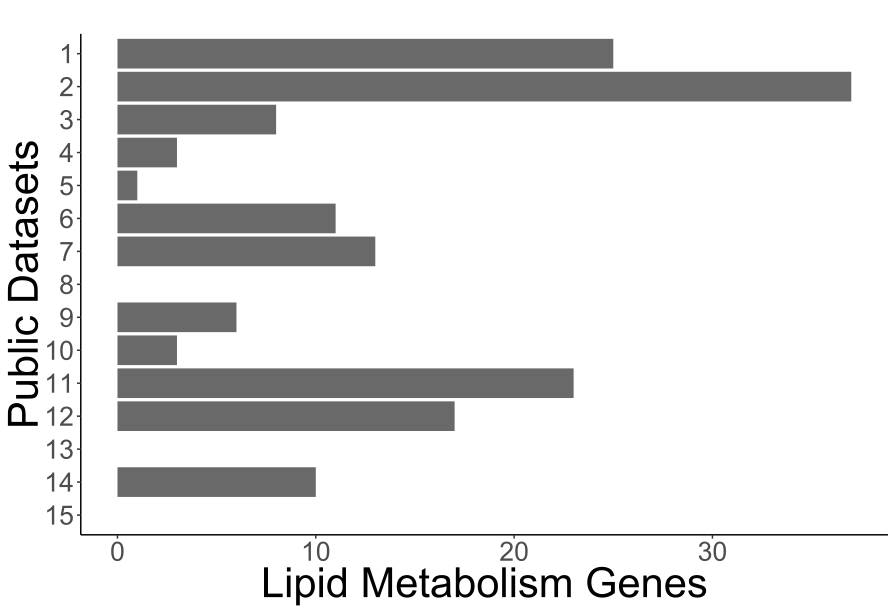

The R source for this figure:
library(ggplot2)
library(ggsci)

#levels(x$sample)

x <- data.frame(
    data   = c("1", "2", "3", "4", "5", "6", "7", "8", "9", "10", "11", "12", "13", "14", "15"),
    sample = c("a"),
    number = c(25,37,8,3,1,11,13,0,6,3,23,17,0,10,0)
    )
    x$sample <- factor(x$sample, levels = unique(x$sample))

g <- ggplot(x, aes(x = data, y = number, fill = sample)) +
    geom_bar(stat = "identity", position = "dodge") +
    scale_x_discrete(limit=c('15','14','13','12','11','10','9','8','7','6','5','4','3','2','1')) +
    coord_flip() +
    labs(title = "", x = "Public Datasets", y = "Lipid Metabolism Genes", fill = "") +
    guides(fill = guide_legend(reverse = TRUE)) +
    scale_fill_manual(labels = c("Promoter", "Enhancer","Promoter/Enhancer"), values = c("dimgrey","dimgrey", "dimgrey")) +
    theme_classic() +
    theme(legend.position = "none")

g2 <- g +
      theme(plot.title = element_text(size = 16, hjust = 0.5), axis.title=element_text(size= 30), text = element_text(size = 24))
plot(g2)
